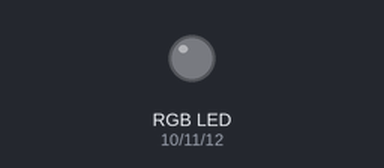
Bench run of a sketch on a simulated Arduino Uno, built with avr-gcc and run on an emulated ATmega328P. Shown: an RGB LED mixed from three pins (HIGH = lit). Dim RGB values are drawn brighter than linear.

Above: at 0.05 s.
At 0.35 s:
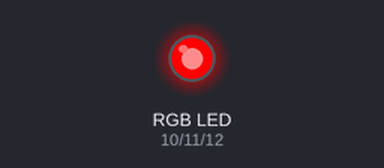
At 0.65 s:
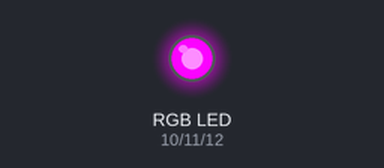
At 0.95 s:
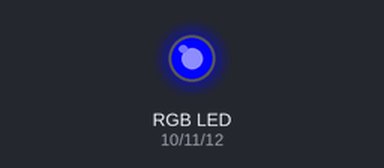
At 1.3 s:
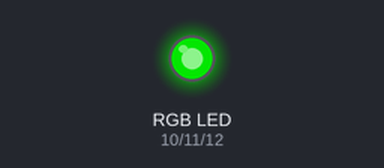
Timing chart, 0 to 3.0 s (numbered marks = the images above):
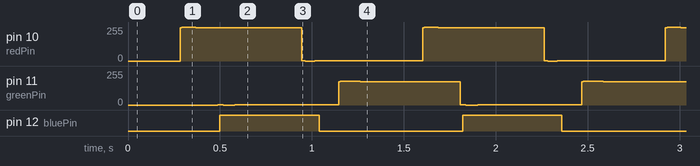

The sketch:

DiscoLys.ino
```cpp
const int redPin = 10;
const int greenPin = 11;
const int bluePin = 12;

void setup()
{
    pinMode(redPin, OUTPUT);
    pinMode(greenPin, OUTPUT);
    pinMode(bluePin, OUTPUT);
}

void loop()
{
    double r = 0.0;
    while (true) {
        analogWrite(redPin, sin(r) * 127 + 127);
        analogWrite(greenPin, sin(r + 2*PI/3) * 90 + 90);
        analogWrite(bluePin, sin(r + 4*PI/3) * 100 + 100);
        r += 0.002;
        if (r >= 2 * PI)
            r = 0.0;
    }
}
```

Measured:
- by itself, pin 12 (bluePin): alternates HIGH for 0.54 s and LOW for 0.78 s
- by itself, pin 10 (redPin): repeats every 1.3 s: 252/255 0.01 s, 253/255 0.05 s, 252/255 0.01 s, 251/255 0.58 s, 2/255 0.01 s, 1/255 0.01 s, 0/255 0.05 s, 1/255 0.01 s, 2/255 0.58 s, 251/255 0.01 s
- by itself, pin 11 (greenPin): repeats every 1.3 s: 2/255 0.01 s, 1/255 0.01 s, 0/255 0.06 s, 1/255 0.01 s, 2/255 0.01 s, 3/255 0.54 s, 176/255 0.01 s, 177/255 0.01 s, 178/255 0.01 s, 179/255 0.06 s, 178/255 0.01 s, 177/255 0.01 s, 176/255 0.54 s, 3/255 0.01 s
